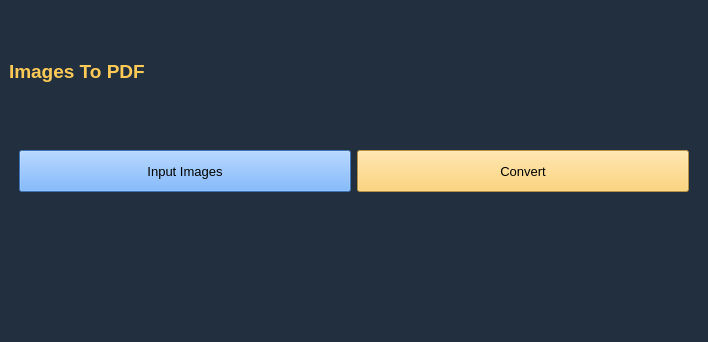
<?xml version="1.0" encoding="UTF-8"?>
<ui version="4.0">
 <class>MainWindow</class>
 <widget class="QMainWindow" name="MainWindow">
  <property name="geometry">
   <rect>
    <x>0</x>
    <y>0</y>
    <width>708</width>
    <height>342</height>
   </rect>
  </property>
  <property name="windowTitle">
   <string>MainWindow</string>
  </property>
  <property name="styleSheet">
   <string notr="true">background-color: rgb(34, 47, 62);</string>
  </property>
  <widget class="QWidget" name="centralwidget">
   <layout class="QGridLayout" name="gridLayout_2" rowstretch="2,1,2">
    <item row="0" column="0">
     <widget class="QLabel" name="main_label">
      <property name="sizePolicy">
       <sizepolicy hsizetype="Minimum" vsizetype="Maximum">
        <horstretch>0</horstretch>
        <verstretch>0</verstretch>
       </sizepolicy>
      </property>
      <property name="maximumSize">
       <size>
        <width>16777215</width>
        <height>250</height>
       </size>
      </property>
      <property name="font">
       <font>
        <family>Arial</family>
        <pointsize>14</pointsize>
        <weight>75</weight>
        <bold>true</bold>
        <kerning>true</kerning>
       </font>
      </property>
      <property name="styleSheet">
       <string notr="true">color: rgb(254, 202, 87);</string>
      </property>
      <property name="locale">
       <locale language="English" country="UnitedStates"/>
      </property>
      <property name="frameShape">
       <enum>QFrame::NoFrame</enum>
      </property>
      <property name="frameShadow">
       <enum>QFrame::Plain</enum>
      </property>
      <property name="text">
       <string>Images To PDF</string>
      </property>
     </widget>
    </item>
    <item row="1" column="0">
     <layout class="QGridLayout" name="gridLayout">
      <property name="leftMargin">
       <number>10</number>
      </property>
      <property name="topMargin">
       <number>10</number>
      </property>
      <property name="rightMargin">
       <number>10</number>
      </property>
      <property name="bottomMargin">
       <number>10</number>
      </property>
      <item row="0" column="0">
       <widget class="QPushButton" name="input_images_button">
        <property name="sizePolicy">
         <sizepolicy hsizetype="Minimum" vsizetype="Expanding">
          <horstretch>0</horstretch>
          <verstretch>0</verstretch>
         </sizepolicy>
        </property>
        <property name="maximumSize">
         <size>
          <width>500</width>
          <height>150</height>
         </size>
        </property>
        <property name="font">
         <font>
          <family>Arial</family>
          <pointsize>10</pointsize>
          <weight>50</weight>
          <bold>false</bold>
         </font>
        </property>
        <property name="styleSheet">
         <string notr="true">QPushButton{
	background-color: rgb(84, 160, 255);
}
QPushButton:Pressed{
	background-color: rgb(238, 82, 83);
}</string>
        </property>
        <property name="locale">
         <locale language="English" country="UnitedStates"/>
        </property>
        <property name="text">
         <string>Input Images</string>
        </property>
       </widget>
      </item>
      <item row="0" column="1">
       <widget class="QPushButton" name="convert_button">
        <property name="sizePolicy">
         <sizepolicy hsizetype="Minimum" vsizetype="Expanding">
          <horstretch>0</horstretch>
          <verstretch>0</verstretch>
         </sizepolicy>
        </property>
        <property name="maximumSize">
         <size>
          <width>500</width>
          <height>150</height>
         </size>
        </property>
        <property name="font">
         <font>
          <family>Arial</family>
          <pointsize>10</pointsize>
          <weight>50</weight>
          <bold>false</bold>
         </font>
        </property>
        <property name="styleSheet">
         <string notr="true">QPushButton{
	background-color: rgb(254, 202, 87);
}
QPushButton:Pressed{
	background-color: rgb(238, 82, 83);
}</string>
        </property>
        <property name="locale">
         <locale language="English" country="UnitedStates"/>
        </property>
        <property name="text">
         <string>Convert</string>
        </property>
       </widget>
      </item>
     </layout>
    </item>
    <item row="2" column="0">
     <widget class="QLabel" name="result_label">
      <property name="sizePolicy">
       <sizepolicy hsizetype="Minimum" vsizetype="Maximum">
        <horstretch>0</horstretch>
        <verstretch>0</verstretch>
       </sizepolicy>
      </property>
      <property name="maximumSize">
       <size>
        <width>16777215</width>
        <height>250</height>
       </size>
      </property>
      <property name="font">
       <font>
        <family>Arial</family>
        <pointsize>10</pointsize>
        <weight>75</weight>
        <bold>true</bold>
        <kerning>true</kerning>
       </font>
      </property>
      <property name="styleSheet">
       <string notr="true">color: rgb(29, 209, 161);</string>
      </property>
      <property name="locale">
       <locale language="English" country="UnitedStates"/>
      </property>
      <property name="frameShape">
       <enum>QFrame::NoFrame</enum>
      </property>
      <property name="text">
       <string/>
      </property>
     </widget>
    </item>
   </layout>
  </widget>
 </widget>
 <resources/>
 <connections/>
</ui>
